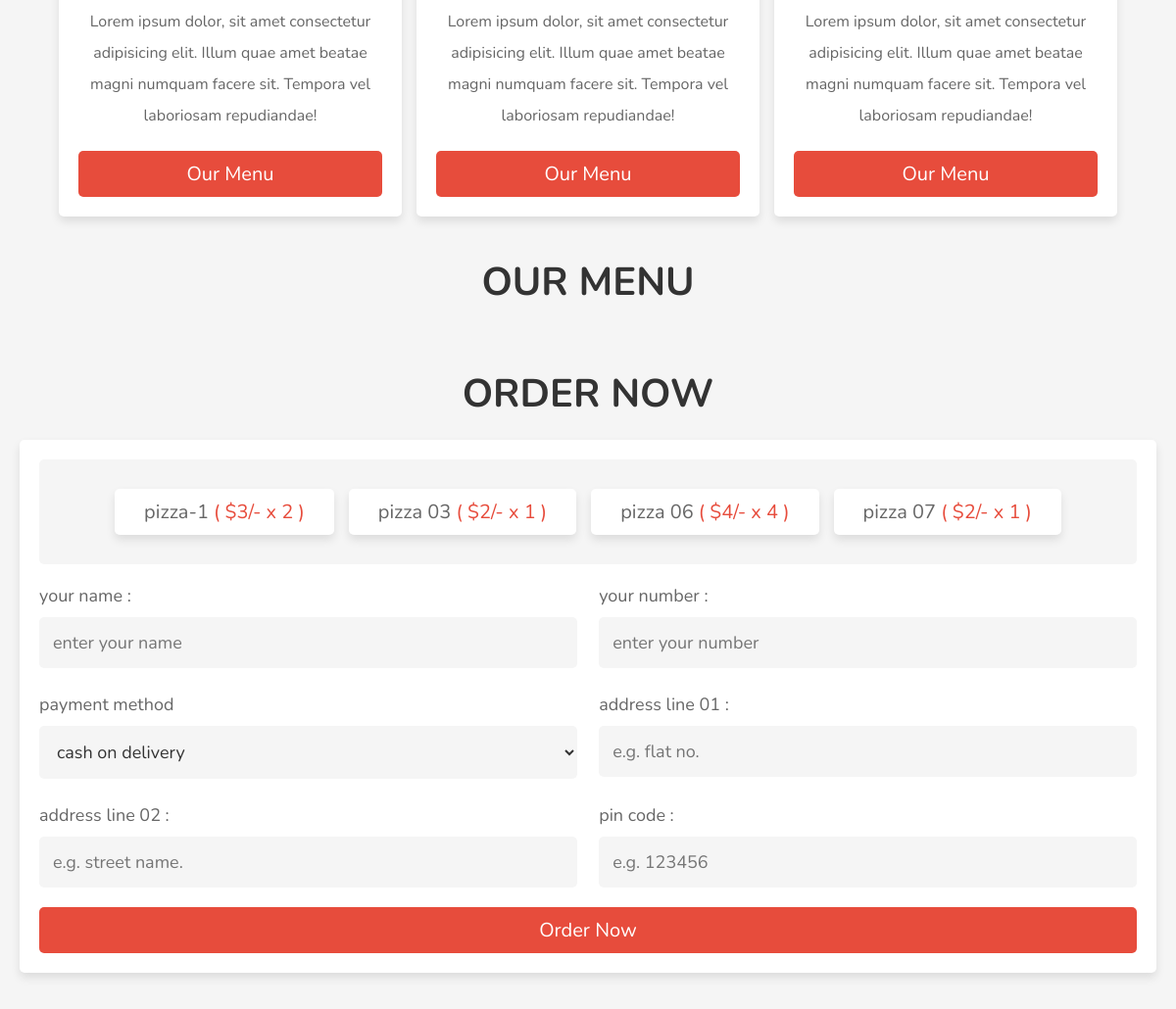
The app's page / (middle part), older data.
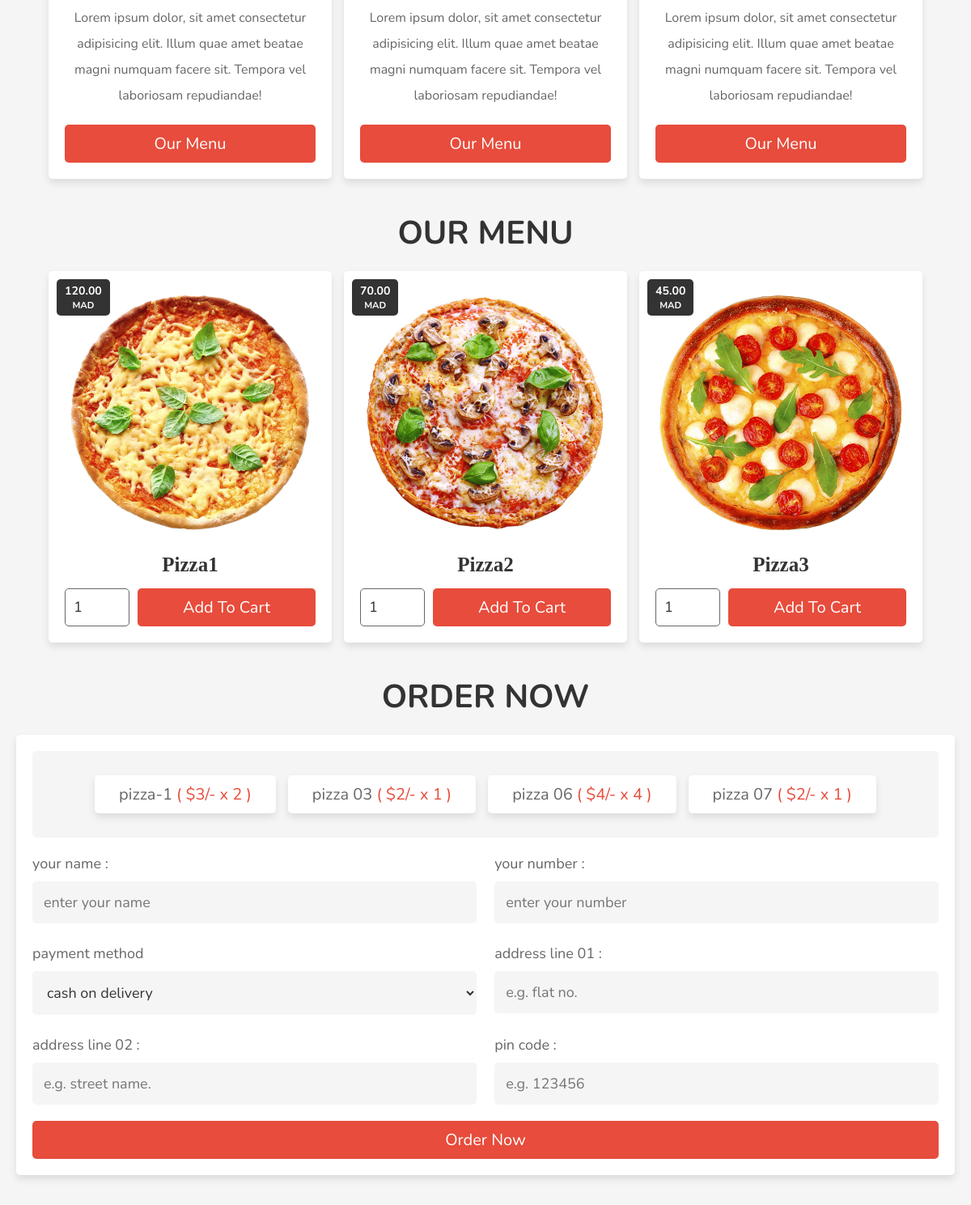
The same page, newer data.
### Main/models.py (models this page shows, shortened)
class MenuItem(models.Model):
    name = models.CharField(max_length=30, null=True)
    price = models.DecimalField(max_digits=5, decimal_places=2)
    image = models.ImageField(upload_to='MenuItems/', null=True, blank=True)
    type = models.CharField(max_length=30, null=True,blank=True)
    about = models.TextField(blank=True, null=True)

### Main/views.py (the view)
# urls.py: path('', views.home, name='home'),
def home(request):
    MenuItems = MenuItem.objects.all()
    return render(request,'Main/home.html',{'MenuItems':MenuItems})

### templates/Main/home.html (shortened to what this page needs)
{% extends "base.html" %} {% block content %}
<section class="about" id="about">
    <div class="box-container">
        <div class="box">
            <p>Lorem ipsum dolor, sit amet consectetur adipisicing elit. Illum quae amet beatae magni numquam facere sit. Tempora vel laboriosam repudiandae!</p>
            <a href="#menu" class="btn">our menu</a>
        </div>
        <div class="box">
            <p>Lorem ipsum dolor, sit amet consectetur adipisicing elit. Illum quae amet beatae magni numquam facere sit. Tempora vel laboriosam repudiandae!</p>
            <a href="#menu" class="btn">our menu</a>
        </div>
        <div class="box">
            <p>Lorem ipsum dolor, sit amet consectetur adipisicing elit. Illum quae amet beatae magni numquam facere sit. Tempora vel laboriosam repudiandae!</p>
            <a href="#menu" class="btn">our menu</a>
        </div>
    </div>
</section>
<section id="menu" class="menu">
    <h1 class="heading">our menu</h1>
    <div class="box-container">
        {% for item in MenuItems %}
        <div class="box">
            <div class="price">
                <h5>{{ item.price }}</h5>
                <h6>MAD</h6>
            </div>
            <img src="/media/{{ item.image }}" alt="">
            <div class="name">{{ item.name }}</div>
            <form action="" method="post">
                <input type="number" min="1" max="100" value="1" class="qty" name="qty">
                <input type="submit" value="add to cart" name="add_to_cart" class="btn">
            </form>
        </div>
        {% endfor %}
    </div>
</section>
<section class="order" id="order">
    <h1 class="heading">order now</h1>
    <form action="" method="post">
        <div class="display-orders">
            <p>pizza-1 <span>( $3/- x 2 )</span></p>
            <p>pizza 03 <span>( $2/- x 1 )</span></p>
            <p>pizza 06 <span>( $4/- x 4 )</span></p>
            <p>pizza 07 <span>( $2/- x 1 )</span></p>
        </div>
        <div class="flex">
            <div class="inputBox">
                <span>your name :</span>
                <input type="text" name="name" class="box" required placeholder="enter your name" maxlength="20">
            </div>
            <div class="inputBox">
                <span>your number :</span>
                <input type="number" name="number" class="box" required placeholder="enter your number" min="0">
            </div>
            <div class="inputBox">
                <span>payment method</span>
                <select name="method" class="box">
               <option value="cash on delivery">cash on delivery</option>
            </select>
            </div>
            <div class="inputBox">
                <span>address line 01 :</span>
                <input type="text" name="flat" class="box" required placeholder="e.g. flat no." maxlength="50">
            </div>
            <div class="inputBox">
                <span>address line 02 :</span>
                <input type="text" name="street" class="box" required placeholder="e.g. street name." maxlength="50">
            </div>
            <div class="inputBox">
                <span>pin code :</span>
                <input type="number" name="pin_code" class="box" required placeholder="e.g. 123456" min="0">
            </div>
        </div>
        <input type="submit" value="order now" class="btn" name="order">
    </form>
</section>
{% endblock content %}

### templates/base.html (shortened to what this page needs)
{% load static %}
<!DOCTYPE html>
<html lang="en">
<head>
    <link rel="stylesheet" href="https://cdnjs.cloudflare.com/ajax/libs/font-awesome/6.1.1/css/all.min.css">
    <link rel="stylesheet" href="/static/css/style.css">
</head>
<body>
    {% block content %} {% endblock content%}
    <section class="footer">
    </section>
</body>
</html>

### static/css/style.css (style rules this page uses)
:root { --red: #e74c3c; --black: #333; --white: #fff; --light-bg: #f5f5f5; --light-color: #666; --border: .1rem solid var(--light-color); --box-shadow: 0 .5rem 1rem rgba(0, 0, 0, .1); }
* { font-family: 'Nunito', sans-serif; margin: 0; padding: 0; box-sizing: border-box; outline: none; border: none; text-decoration: none; transition: .2s linear; }
html { font-size: 62.5%; overflow-x: hidden; scroll-behavior: smooth; scroll-padding-top: 7.5rem; }
body { background: var(--light-bg); overflow-x: hidden; }
section { padding: 2rem; margin: 0 auto; max-width: 1200px; }
.heading { text-align: center; margin-bottom: 2rem; font-size: 4rem; color: var(--black); text-transform: uppercase; }
.btn { display: block; width: 100%; margin-top: 1rem; border-radius: .5rem; padding: 1rem 3rem; font-size: 2rem; color: var(--white); background-color: var(--red); cursor: pointer; text-transform: capitalize; text-align: center; }
.about .box-container { display: grid; grid-template-columns: repeat(auto-fit, 35rem); gap: 1.5rem; align-items: flex-start; justify-content: center; }
.about .box-container .box { background-color: var(--white); border-radius: .5rem; padding: 2rem; text-align: center; box-shadow: var(--box-shadow); }
.about .box-container .box p { padding: 1rem 0; line-height: 2; font-size: 1.6rem; color: var(--light-color); }
.menu .box-container { display: grid; grid-template-columns: repeat(auto-fit, 35rem); gap: 1.5rem; align-items: flex-start; justify-content: center; }
.menu .box-container .box { background-color: var(--white); border-radius: .5rem; padding: 2rem; text-align: center; box-shadow: var(--box-shadow); position: relative; }
.menu .box-container .box img { width: 100%; margin-bottom: 1rem; }
.menu .box-container .box .price { background-color: var(--black); border-radius: .5rem; padding: .5rem 1rem; font-size: 1.7rem; color: var(--white); position: absolute; top: 1rem; left: 1rem; }
.menu .box-container .box .name { font-size: 2.5rem; color: var(--black); margin: .5rem 0; font-weight: bold; font-family: Rroboto; }
.menu .box-container .box form { display: flex; gap: 1rem; }
.menu .box-container .box form .qty { width: 8rem; border: var(--border); padding: 1rem; margin-top: 1rem; border-radius: .5rem; font-size: 1.8rem; color: var(--black); }
.order form { background-color: var(--white); box-shadow: var(--box-shadow); padding: 2rem; border-radius: .5rem; }
.order form .display-orders { display: flex; align-items: flex-start; justify-content: center; margin-bottom: 2rem; gap: 1.5rem; flex-wrap: wrap; padding: 3rem 2rem; background-color: var(--light-bg); border-radius: .5rem; }
.order form .display-orders p { font-size: 2rem; color: var(--light-color); background-color: var(--white); padding: 1rem 3rem; border-radius: .5rem; box-shadow: var(--box-shadow); }
.order form .display-orders p span { color: var(--red); }
.order form .flex { display: flex; flex-wrap: wrap; gap: 1.5rem; justify-content: space-between; }
.order form .flex .inputBox { width: 49%; }
.order form .flex .inputBox span { font-size: 1.8rem; color: var(--light-color); }
.order form .flex .inputBox .box { width: 100%; background-color: var(--light-bg); padding: 1.4rem; font-size: 1.8rem; color: var(--black); border-radius: .5rem; margin: 1rem 0; }

Row changes from the older to the newer data that the page shows:
added MenuItem: price "120.00", image (picture), name "Pizza1"
added MenuItem: price "70.00", image (picture), name "Pizza2"
added MenuItem: price "45.00", image (picture), name "Pizza3"
